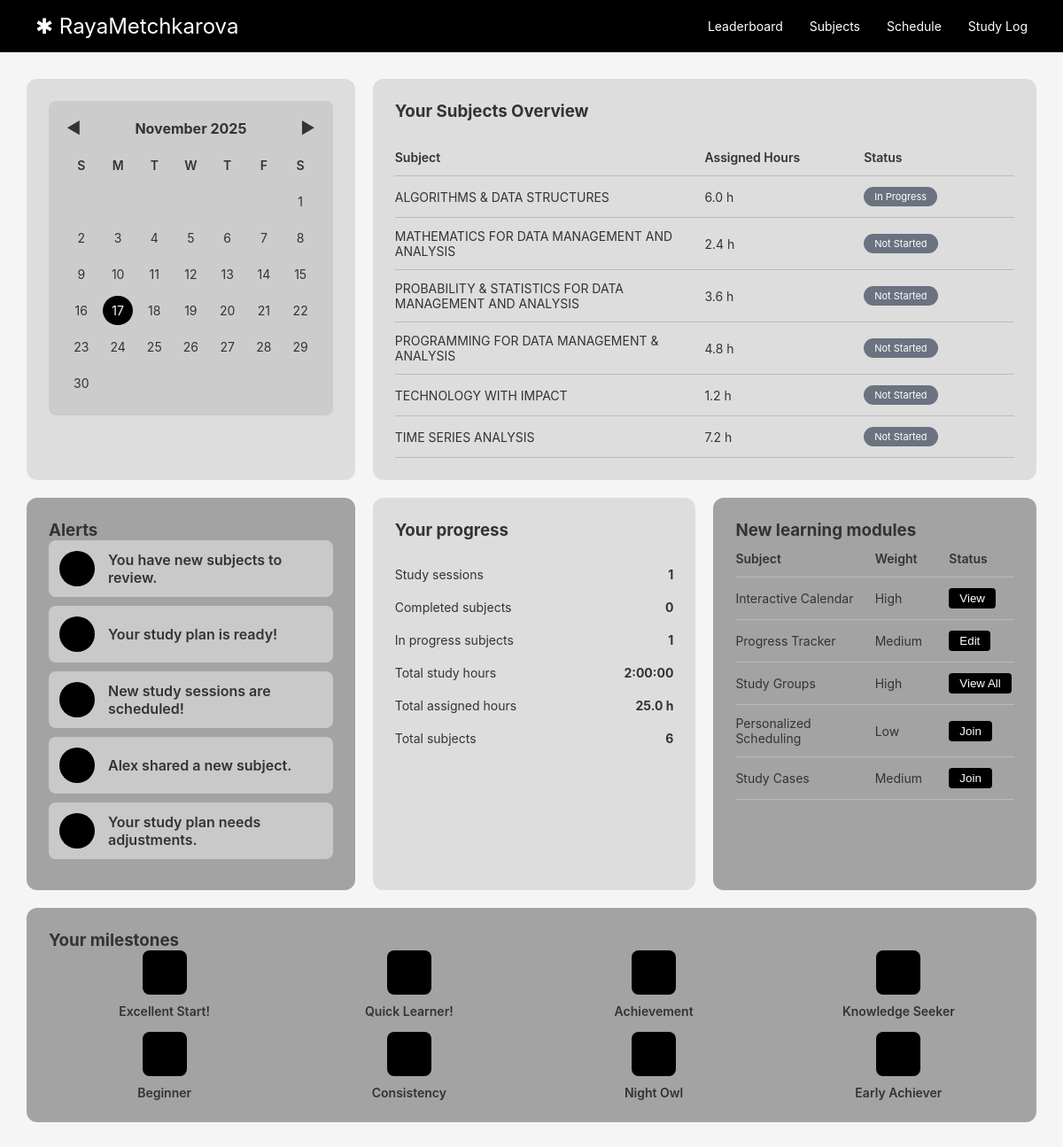
The page /dashboard (signed in) on the database its author committed.
### app.py (models this page shows)
class User(db.Model):
    id = db.Column(db.Integer, primary_key=True)
    username = db.Column(db.String(150), unique=True, nullable=False)
    password = db.Column(db.String(150), nullable=False)
    points = db.Column(db.Integer, default=0)

class SubjectWeight(db.Model):
    __tablename__ = 'subject_weight'
    id = db.Column(db.Integer, primary_key=True)
    user_id = db.Column(db.Integer, db.ForeignKey('user.id'), nullable=False)
    subject = db.Column(db.String(200), nullable=False)
    weight = db.Column(db.Integer, nullable=False, default=3)
    allocation = db.Column(db.Integer, nullable=False, default=0)
    user = db.relationship('User', back_populates='subject_weights')

### app.py (the view)
@app.route('/dashboard')
def dashboard():
    if not g.user:
        return redirect(url_for('login'))
    subject_weights = SubjectWeight.query.filter_by(user_id=g.user.id).all()
    subjects_overview = []
    completed_count = 0
    in_progress_count = 0
    for sw in subject_weights:
        logged_sessions = StudySession.query.filter_by(
            user_id=g.user.id,
            subject=sw.subject
        ).all()
        total_logged_minutes = sum(session.duration_minutes for session in logged_sessions)
        total_logged_hours = total_logged_minutes / 60
        assigned_hours = round(sw.allocation / 60, 1)
        if assigned_hours == 0:
            status = 'Not Assigned'
            status_class = 'not-started'
        elif total_logged_hours >= assigned_hours:
            status = 'Done'
            status_class = 'done'
            completed_count += 1
        elif total_logged_hours > 0:
            status = 'In Progress'
            status_class = 'in-progress'
            in_progress_count += 1
        else:
            status = 'Not Started'
            status_class = 'not-started'
        subjects_overview.append({
            'subject': sw.subject,
            'assigned_hours': assigned_hours,
            'logged_hours': round(total_logged_hours, 1),
            'status': status,
            'status_class': status_class
        })
    total_sessions = StudySession.query.filter_by(user_id=g.user.id).count()
    all_sessions = StudySession.query.filter_by(user_id=g.user.id).all()
    total_minutes = sum(session.duration_minutes for session in all_sessions)
    hours = int(total_minutes // 60)
    minutes = int(total_minutes % 60)
    seconds = int((total_minutes % 1) * 60)
    total_hours_formatted = f"{hours}:{minutes:02d}:{seconds:02d}"
    total_assigned_hours = sum(sw.allocation for sw in subject_weights) / 60
    stats = {
        'total_sessions': total_sessions,
        'completed_subjects': completed_count,
        'in_progress_subjects': in_progress_count,
        'total_hours': total_hours_formatted,
        'total_assigned_hours': round(total_assigned_hours, 1),
        'total_subjects': len(subject_weights)
    }
    return render_template(
        'dashboard.html',
        user=g.user,
        subjects_overview=subjects_overview,
        stats=stats
    )

### app.py (called while the page is built)
@app.before_request
def load_current_user():
    g.user = None
    if 'user_id' in session:
        g.user = User.query.get(session['user_id'])

### templates/dashboard.html (shortened to what this page needs)
<!DOCTYPE html>
<html lang="en">
<head>
</head>
<body>
    <div class="navbar">
        <div class="logo">✱ {{ user.username }}</div>
        <div class="nav-links">
            <a href="/leaderboard">Leaderboard</a>
            <a href="/weight">Subjects</a>
            <a href="/schedule">Schedule</a>
            <a href="/study_log">Study Log</a>
        </div>
    </div>
    <div class="dashboard-container">
        <div class="dashboard-card">
            <div class="calendar">
                <div class="calendar-header">
                    <span id="prev-month">◀</span>
                    <strong id="month-year">October 2023</strong>
                    <span id="next-month">▶</span>
                </div>
                <div class="calendar-grid" id="calendar-grid">
                    <div class="calendar-day header">S</div>
                    <div class="calendar-day header">M</div>
                    <div class="calendar-day header">T</div>
                    <div class="calendar-day header">W</div>
                    <div class="calendar-day header">T</div>
                    <div class="calendar-day header">F</div>
                    <div class="calendar-day header">S</div>
                </div>
            </div>
        </div>
        <div class="dashboard-card card-span-2">
            <h3>Your Subjects Overview</h3>
            <div class="session-table">
                <div class="session-row header">
                    <div>Subject</div>
                    <div>Assigned Hours</div>
                    <div>Status</div>
                </div>
                {% for subject_data in subjects_overview %}
                    <div class="session-row">
                        <div>{{ subject_data.subject }}</div>
                        <div>{{ subject_data.assigned_hours }} h</div>
                        <div>
                            <span class="status-badge {{ subject_data.status_class }}">
                                {{ subject_data.status }}
                            </span>
                        </div>
                    </div>
                {% endfor %}
            </div>
        </div>
        <div class="dashboard-card-updates">
            <h3>Alerts</h3>
            <div class="alert-item">
                <div class="alert-icon"></div>
                <div>
                    <div style="font-weight: 600;">You have new subjects to review.</div>
                </div>
            </div>
            <div class="alert-item">
                <div class="alert-icon"></div>
                <div>
                    <div style="font-weight: 600;">Your study plan is ready!</div>
                </div>
            </div>
            <div class="alert-item">
                <div class="alert-icon"></div>
                <div>
                    <div style="font-weight: 600;">New study sessions are scheduled!</div>
                </div>
            </div>
            <div class="alert-item">
                <div class="alert-icon"></div>
                <div>
                    <div style="font-weight: 600;">Alex shared a new subject.</div>
                </div>
            </div>
            <div class="alert-item">
                <div class="alert-icon"></div>
                <div>
                    <div style="font-weight: 600;">Your study plan needs adjustments.</div>
                </div>
            </div>
        </div>
        <div class="dashboard-card">
            <h3>Your progress</h3>
            <div class="progress-item">
                <span>Study sessions</span>
                <strong>{{ stats.total_sessions }}</strong>
            </div>
            <div class="progress-item">
                <span>Completed subjects</span>
                <strong>{{ stats.completed_subjects }}</strong>
            </div>
            <div class="progress-item">
                <span>In progress subjects</span>
                <strong>{{ stats.in_progress_subjects }}</strong>
            </div>
            <div class="progress-item">
                <span>Total study hours</span>
                <strong>{{ stats.total_hours }}</strong>
            </div>
            <div class="progress-item">
                <span>Total assigned hours</span>
                <strong>{{ stats.total_assigned_hours }} h</strong>
            </div>
            <div class="progress-item">
                <span>Total subjects</span>
                <strong>{{ stats.total_subjects }}</strong>
            </div>
        </div>
        <div class="dashboard-card-updates">
            <h3>New learning modules</h3>
            <div class="session-table">
                <div class="session-row header">
                    <div>Subject</div>
                    <div>Weight</div>
                    <div>Status</div>
                </div>
                <div class="session-row">
                    <div>Interactive Calendar</div>
                    <div>High</div>
                    <div><button style="background: #000; color: white; padding: 4px 12px; border: none; border-radius: 4px; cursor: pointer;">View</button></div>
                </div>
                <div class="session-row">
                    <div>Progress Tracker</div>
                    <div>Medium</div>
                    <div><button style="background: #000; color: white; padding: 4px 12px; border: none; border-radius: 4px; cursor: pointer;">Edit</button></div>
                </div>
                <div class="session-row">
                    <div>Study Groups</div>
                    <div>High</div>
                    <div><button style="background: #000; color: white; padding: 4px 12px; border: none; border-radius: 4px; cursor: pointer;">View All</button></div>
                </div>
                <div class="session-row">
                    <div>Personalized Scheduling</div>
                    <div>Low</div>
                    <div><button style="background: #000; color: white; padding: 4px 12px; border: none; border-radius: 4px; cursor: pointer;">Join</button></div>
                </div>
                <div class="session-row">
                    <div>Study Cases</div>
                    <div>Medium</div>
                    <div><button style="background: #000; color: white; padding: 4px 12px; border: none; border-radius: 4px; cursor: pointer;">Join</button></div>
                </div>
            </div>
        </div>
        <div class="dashboard-card-updates card-full">
            <h3>Your milestones</h3>
            <div class="milestone-grid">
                <div class="milestone-item">
                    <div class="milestone-icon"></div>
                    <div style="font-size: 14px; font-weight: 600;">Excellent Start!</div>
                </div>
                <div class="milestone-item">
                    <div class="milestone-icon"></div>
                    <div style="font-size: 14px; font-weight: 600;">Quick Learner!</div>
                </div>
                <div class="milestone-item">
                    <div class="milestone-icon"></div>
                    <div style="font-size: 14px; font-weight: 600;">Achievement</div>
                </div>
                <div class="milestone-item">
                    <div class="milestone-icon"></div>
                    <div style="font-size: 14px; font-weight: 600;">Knowledge Seeker</div>
                </div>
                <div class="milestone-item">
                    <div class="milestone-icon"></div>
                    <div style="font-size: 14px; font-weight: 600;">Beginner</div>
                </div>
                <div class="milestone-item">
                    <div class="milestone-icon"></div>
                    <div style="font-size: 14px; font-weight: 600;">Consistency</div>
                </div>
                <div class="milestone-item">
                    <div class="milestone-icon"></div>
                    <div style="font-size: 14px; font-weight: 600;">Night Owl</div>
                </div>
                <div class="milestone-item">
                    <div class="milestone-icon"></div>
                    <div style="font-size: 14px; font-weight: 600;">Early Achiever</div>
                </div>
            </div>
        </div>
    </div>
</body>
</html>

### templates/dashboard.html (style rules this page uses)
* { margin: 0; padding: 0; box-sizing: border-box; }
body { font-family: -apple-system, BlinkMacSystemFont, 'Segoe UI', Roboto, Oxygen, Ubuntu, Cantarell, sans-serif; background: #f5f5f5; color: #333; }
.navbar { background: #000; padding: 15px 40px; display: flex; justify-content: space-between; align-items: center; }
.logo { font-size: 24px; color: white; }
.nav-links { display: flex; gap: 30px; }
.nav-links a { color: white; text-decoration: none; font-size: 14px; }
.dashboard-container { display: grid; grid-template-columns: repeat(3, 1fr); gap: 20px; padding: 30px; max-width: 1600px; margin: 0 auto; }
.dashboard-card { background: #ddd; padding: 25px; border-radius: 12px; }
.dashboard-card-updates { background: #a3a3a3; padding: 25px; border-radius: 12px; }
.dashboard-card h3 { margin-bottom: 20px; display: flex; justify-content: space-between; align-items: center; }
.calendar { background: #ccc; padding: 20px; border-radius: 8px; }
.calendar-header { display: flex; justify-content: space-between; margin-bottom: 15px; align-items: center; }
.calendar-header span { cursor: pointer; font-size: 18px; }
.calendar-grid { display: grid; grid-template-columns: repeat(7, 1fr); gap: 8px; text-align: center; }
.calendar-day { padding: 8px; font-size: 14px; }
.calendar-day.header { font-weight: 600; }
.session-table { width: 100%; }
.session-row { display: grid; grid-template-columns: 2fr 1fr 1fr; gap: 10px; padding: 12px 0; border-bottom: 1px solid #bbb; align-items: center; font-size: 14px; }
.session-row.header { font-weight: 600; }
.status-badge { background: #000; color: white; padding: 4px 12px; border-radius: 12px; font-size: 11px; display: inline-block; }
.status-badge.in-progress { background: #6b7280; }
.status-badge.not-started { background: #6b7280; }
.progress-item { display: flex; justify-content: space-between; padding: 10px 0; font-size: 14px; }
.alert-item { display: flex; align-items: center; gap: 15px; padding: 12px; background: #c9c9c9; border-radius: 8px; margin-bottom: 10px; }
.alert-icon { width: 40px; height: 40px; background: #000; border-radius: 50%; flex-shrink: 0; }
.milestone-grid { display: grid; grid-template-columns: repeat(4, 1fr); gap: 15px; }
.milestone-item { text-align: center; }
.milestone-icon { width: 50px; height: 50px; background: #000; border-radius: 8px; margin: 0 auto 10px; }
.card-full { grid-column: 1 / -1; }
.card-span-2 { grid-column: span 2; }

### rows shown on the page
User: username "RayaMetchkarova"
SubjectWeight: subject "ALGORITHMS & DATA STRUCTURES", assigned_hours "6.0", status "In Progress"
SubjectWeight: subject "MATHEMATICS FOR DATA MANAGEMENT AND ANALYSIS", assigned_hours "2.4", status "Not Started"
SubjectWeight: subject "PROBABILITY & STATISTICS FOR DATA MANAGEMENT AND ANALYSIS", assigned_hours "3.6", status "Not Started"
SubjectWeight: subject "PROGRAMMING FOR DATA MANAGEMENT & ANALYSIS", assigned_hours "4.8", status "Not Started"
SubjectWeight: subject "TECHNOLOGY WITH IMPACT", assigned_hours "1.2", status "Not Started"
SubjectWeight: subject "TIME SERIES ANALYSIS", assigned_hours "7.2", status "Not Started"

### other values the page prints
{{ stats.total_sessions }} "1"
{{ stats.completed_subjects }} "0"
{{ stats.in_progress_subjects }} "1"
{{ stats.total_hours }} "2:00:00"
{{ stats.total_assigned_hours }} "25.0"
{{ stats.total_subjects }} "6"
